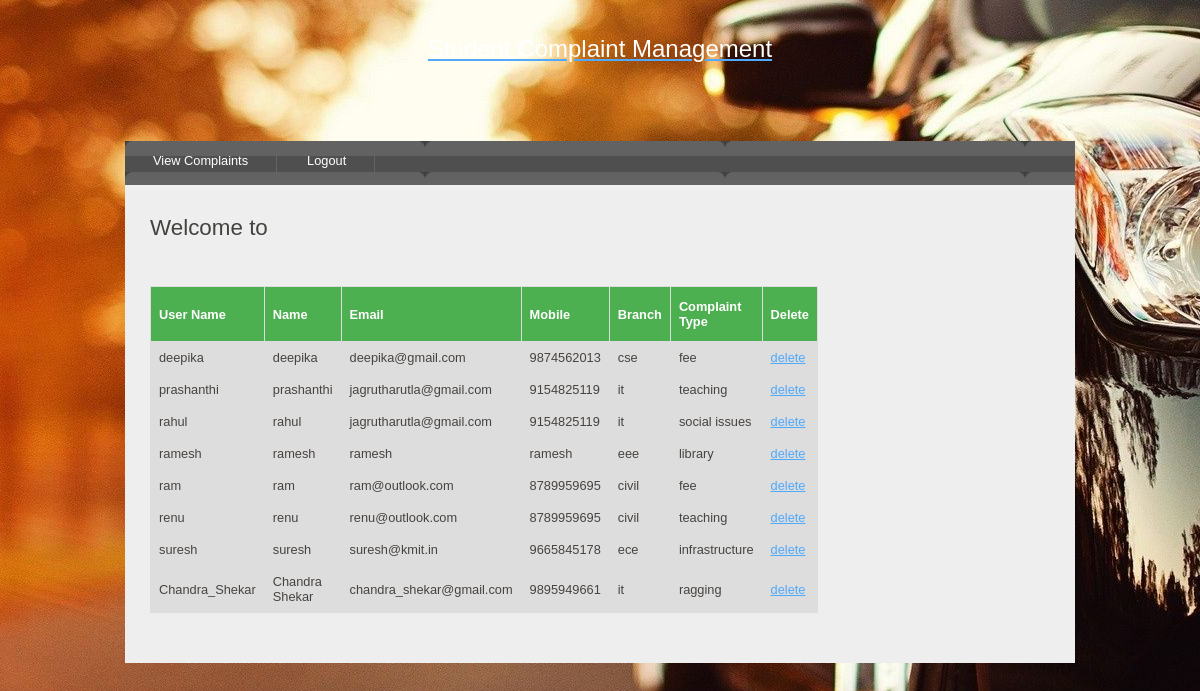
/getfacultyes/, run on the app's committed database.
### ComplaintManagement/models.py (models this page shows)
class FacultyModel(Model):
    username=models.CharField(max_length=50)
    password=models.CharField(max_length=50)
    name=models.CharField(max_length=50)
    email=models.CharField(max_length=50)
    mobile=models.CharField(max_length=50)
    branch=models.CharField(max_length=50)
    complainttype = models.CharField(max_length=50, default="")

### ComplaintManagement/views.py (the view)
# urls.py: path('getfacultyes/',getfacultys,name='view'),
def getfacultys(request):
    return render(request, "viewfacultyes.html", {"facultys":FacultyModel.objects.all()})

### templates/viewfacultyes.html (shortened to what this page needs)
{% load  static%}
<!DOCTYPE HTML>
<html>
<head>
<link rel="stylesheet" type="text/css" href="{% static 'style/style.css'%}" title="style" />
</head>
<body>
	<div id="main">
		<div id="header">
			<div id="logo">
				<div id="logo_text">
					<h3>
						<center><a href="#"><font color="white" size="5">Student Complaint Management</font></a></center>
					</h3>
					<br/><br/>
				</div>
			</div>
			<div id="menubar">
				<ul id="menu">
                    <li><a href="/getcomplaintes">View Complaints</a></li>
					<li><a href="/logout">Logout</a></li>
				</ul>
			</div>
		</div>
		<div id="site_content">
            <div id="content">
				<h1>Welcome to  <strong>{{request.session.username}}</strong>{{form.non_field_errors}}</h1>
                <h1><strong>{{message}}</strong></h1>
                <table id="customers">
                  <tr>
                      <th>User Name</th>
                      <th>Name</th>
                      <th>Email</th>
                      <th>Mobile</th>
                      <th>Branch</th>
                      <th>Complaint Type</th>
                      <th>Delete</th>
                  </tr>
                    {% for faculty in facultys %}
                        <tr>
                            <td>{{ faculty.username }}</td>
                            <td>{{ faculty.name }}</td>
                            <td>{{ faculty.email }}</td>
                            <td>{{ faculty.mobile }}</td>
                            <td>{{ faculty.branch }}</td>
                            <td>{{ faculty.complainttype }}</td>
                            <td><a href="/deletefaculty?facultyid={{ faculty.id }}">delete</a></td>
                        </tr>
                    {% endfor %}
                </table>
            </div>
        </div>
	</div>
</body>
</html>

### static/style/style.css (style rules this page uses)
html { height: 100%; }
* { margin: 0; padding: 0; }
body { font: normal .80em 'trebuchet ms', arial, sans-serif; background:url(center.jpg); background-repeat: no-repeat; background-attachment: fixed; background-position: center; color: #5D5D5D; }
h1, h2, h3, h4, h5, h6 { font: normal 175% 'century gothic', arial, sans-serif; color: #43423F; margin: 0 0 15px 0; padding: 5px 0 5px 0; }
h3 { font: normal 165% 'century gothic', arial, sans-serif; }
a, a:hover { background: transparent; outline: none; text-decoration: underline; color: #51A9FB; }
ul { margin: 2px 0 22px 17px; }
ul li { list-style-type: circle; margin: 0 0 6px 0; padding: 0 0 4px 5px; }
#main, #header, #logo, #menubar, #site_content, #footer { margin-left: auto; margin-right: auto; }
#main { width: 950px; margin: 20px auto; }
#header { width: 950px; height: 121px; }
#logo { width: 910px; position: relative; height: 100px; background: transparent; padding: 10px 0 10px 0; }
#menubar { height: 46px; width: 950px; margin: 1px auto 0 auto; background: transparent url(tab.png); }
ul#menu { float: left; margin: 0;padding: 0; }
ul#menu li { float: left; padding: 0 0 0 6px; list-style: none; margin: 0px 2px 0 0; }
ul#menu li a { font: normal 100% 'trebuchet ms', sans-serif; display: block; float: left; height: 27px; padding: 12px 28px 5px 22px; text-align: center; color: #FFF; border-right: 1px solid #636363; text-decoration: none; }
#site_content { width: 925px; overflow: hidden; margin: 44px auto 0 auto; padding: 10px 0 0 25px; background: #EEE; border-top: 0; border-bottom: 0; color: #5D5D5D; }
#content { text-align: left; width: 655px; padding: 15px 0 20px 0; margin: 0; }
table { margin: 10px 0 30px 0; }
table tr th, table tr td { background: #3B3B3B; color: #FFF; padding: 7px 4px; text-align: left; }
table tr td { background: #DDD; color: #47433F; border-top: 1px solid #FFF; }

### templates/viewfacultyes.html (style rules this page uses)
#customers { font-family: Arial, Helvetica, sans-serif; border-collapse: collapse; width: 100%; }
#customers td, #customers th { border: 1px solid #ddd; padding: 8px; }
#customers tr:nth-child(even) { background-color: #f2f2f2; }
#customers th { padding-top: 12px; padding-bottom: 12px; text-align: left; background-color: #4CAF50; color: white; }

### data on the page
FacultyModel: username "deepika", name "deepika", email "deepika@gmail.com", mobile "9874562013", branch "cse", complainttype "fee"
FacultyModel: username "prashanthi", name "prashanthi", email "jagrutharutla@gmail.com", mobile "9154825119", branch "it", complainttype "teaching"
FacultyModel: username "rahul", name "rahul", email "jagrutharutla@gmail.com", mobile "9154825119", branch "it", complainttype "social issues"
FacultyModel: username "ramesh", name "ramesh", email "ramesh", mobile "ramesh", branch "eee", complainttype "library"
FacultyModel: username "ram", name "ram", email "ram@outlook.com", mobile "8789959695", branch "civil", complainttype "fee"
FacultyModel: username "renu", name "renu", email "renu@outlook.com", mobile "8789959695", branch "civil", complainttype "teaching"
FacultyModel: username "suresh", name "suresh", email "suresh@kmit.in", mobile "9665845178", branch "ece", complainttype "infrastructure"
FacultyModel: username "Chandra_Shekar", name "Chandra Shekar", email "chandra_shekar@gmail.com", mobile "9895949661", branch "it", complainttype "ragging"
